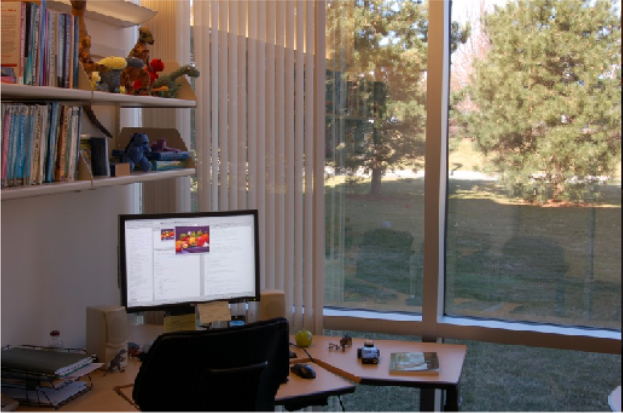
%> input picture input1.PNG, 623 x 413 px
$ octave histogram_matching.m   (GNU Octave 9; MATLAB toolbox functions it lacks are replaced by stand-ins)
%> lines starting %> are read from the running program, lines starting %| are printed output that depends on the picture
A = imread('input1.png');
%> A is the input picture: size 413x623x3 uint8; mean R, G, B 113.4, 102.6, 93.8
ref = imread('ref1.png');
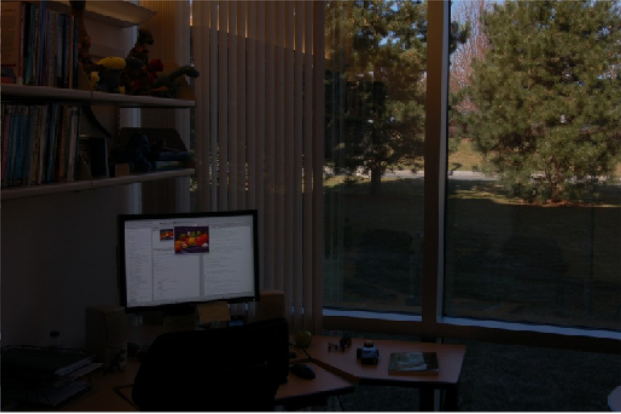
%> input picture ref1.PNG, 621 x 414 px
%> ref is the input picture: size 414x621x3 uint8; mean R, G, B 37, 33.1, 28.8

B = imhistmatch(A,ref);
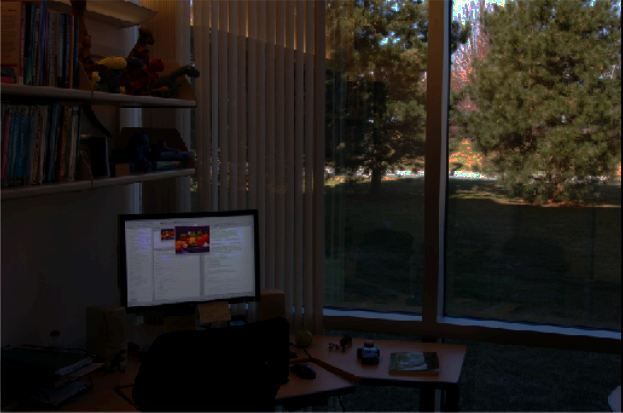
%> B: size 413x623x3 uint8; mean R, G, B 35.2, 31.2, 26.8

subplot(2,3,1),imshow(A);
title('Input Image');
subplot(2,3,2),imshow(ref);
title('Refrence Image');
subplot(2,3,3),imshow(B);
title('Output Image');
subplot(2,3,4),imhist(A);
title('Input image');
subplot(2,3,5),imhist(ref);
title('ref Image');
subplot(2,3,6),imhist(B);
title('histmatch Image');
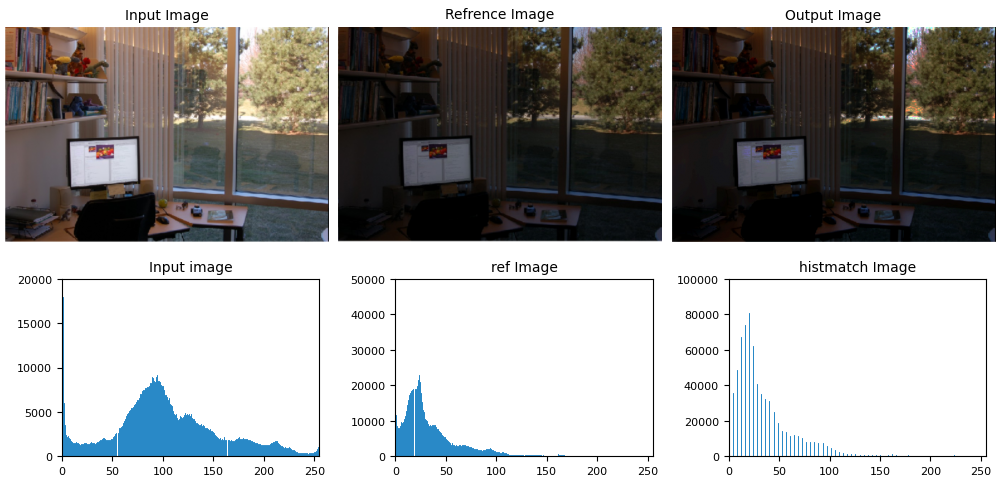
%> figure redrawn from the program's plot data, 6 panels
